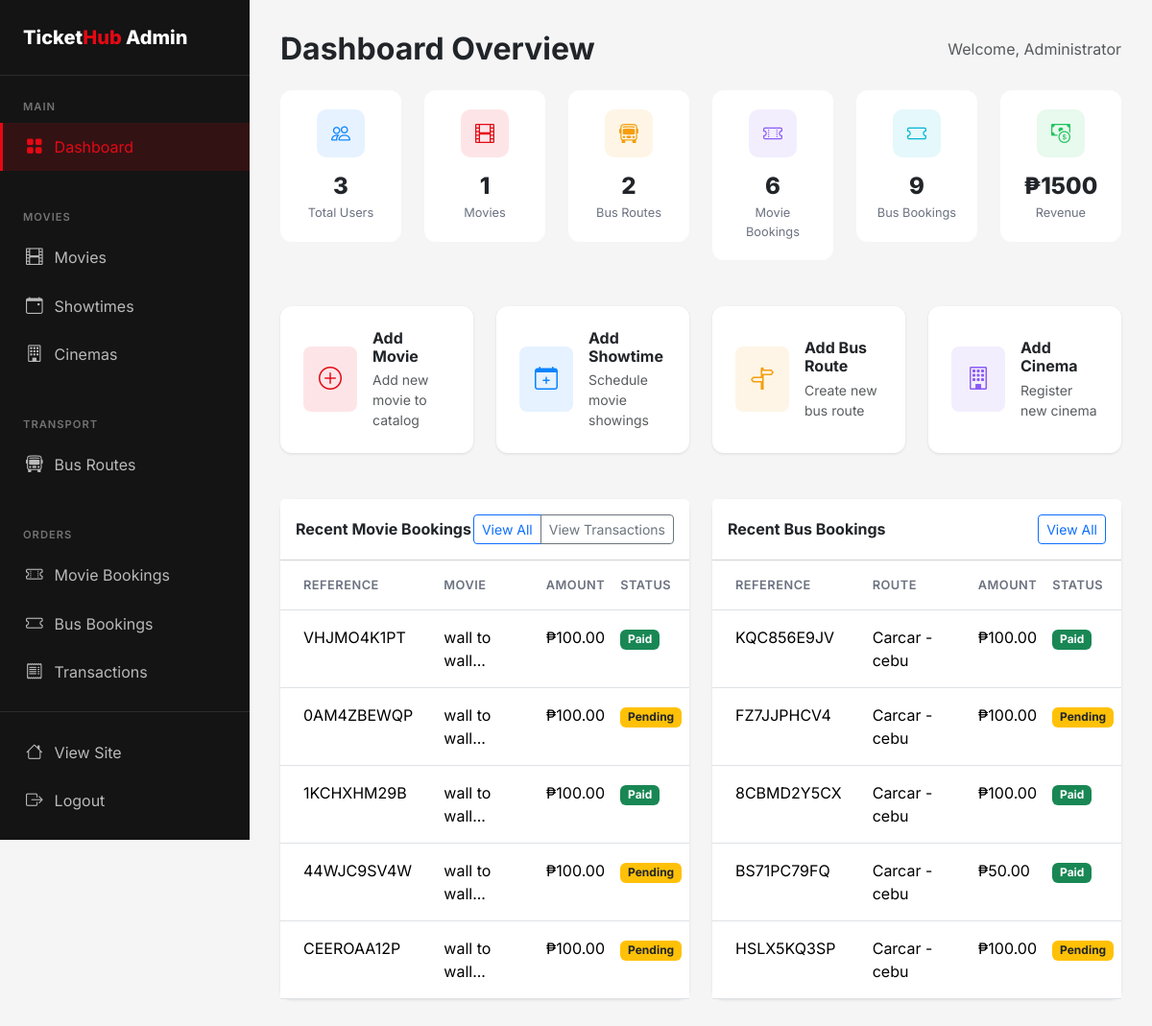
Page /admin (signed in) on the earlier database version.
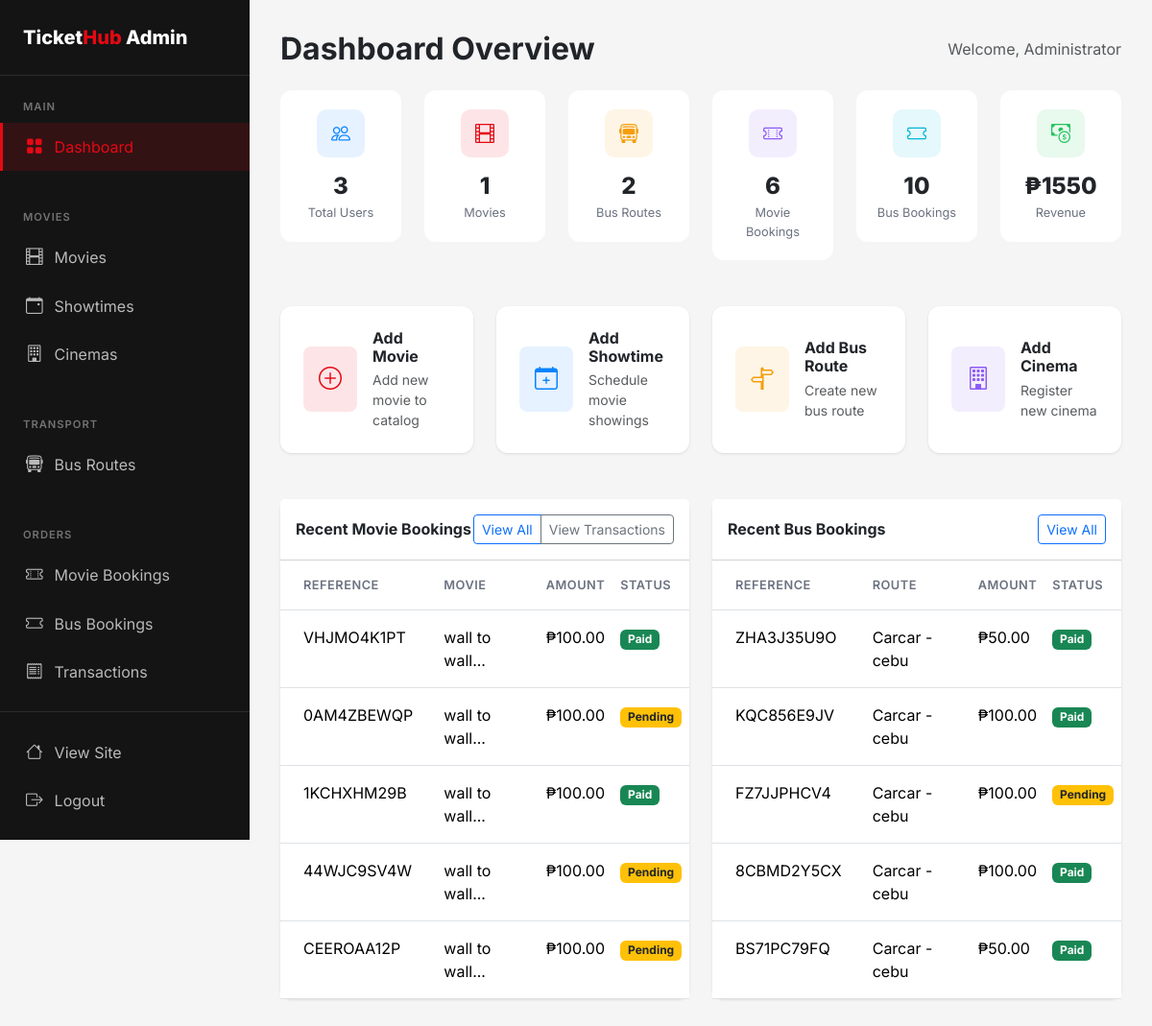
Same page on the later database version.
### flask_app/app.py (models this page shows, shortened)
class User(UserMixin, db.Model):
    id = db.Column(db.Integer, primary_key=True)
    email = db.Column(db.String(120), unique=True, nullable=False)
    password_hash = db.Column(db.String(256), nullable=False)
    name = db.Column(db.String(100), nullable=False)
    phone = db.Column(db.String(20))
    is_admin = db.Column(db.Boolean, default=False)
    created_at = db.Column(db.DateTime, default=datetime.utcnow)
    movie_bookings = db.relationship('MovieBooking', backref='user', lazy=True)
    bus_bookings = db.relationship('BusBooking', backref='user', lazy=True)

class MovieBooking(db.Model):
    id = db.Column(db.Integer, primary_key=True)
    user_id = db.Column(db.Integer, db.ForeignKey('user.id'), nullable=False)
    showtime_id = db.Column(db.Integer, db.ForeignKey('showtime.id'), nullable=False)
    num_tickets = db.Column(db.Integer, nullable=False)
    seat_numbers = db.Column(db.String(200))
    total_amount = db.Column(db.Float, nullable=False)
    payment_status = db.Column(db.String(20), default='pending')  # pending, completed, failed, refunded
    payment_method = db.Column(db.String(20))     # 'card', 'gcash', 'paymaya', 'paypal'
    payment_reference = db.Column(db.String(255)) # PayMongo source/payment id
    booking_reference = db.Column(db.String(20), unique=True)
    created_at = db.Column(db.DateTime, default=datetime.utcnow)

class Movie(db.Model):
    id = db.Column(db.Integer, primary_key=True)
    title = db.Column(db.String(200), nullable=False)
    description = db.Column(db.Text)
    genre = db.Column(db.String(100))
    duration = db.Column(db.Integer)  # in minutes
    rating = db.Column(db.String(10))  # PG, PG-13, R, etc.
    poster_image = db.Column(db.String(255))
    trailer_url = db.Column(db.String(255))
    release_date = db.Column(db.Date)
    is_active = db.Column(db.Boolean, default=True)
    created_at = db.Column(db.DateTime, default=datetime.utcnow)
    showtimes = db.relationship('Showtime', backref='movie', lazy=True, cascade='all, delete-orphan')

class BusBooking(db.Model):
    id = db.Column(db.Integer, primary_key=True)
    user_id = db.Column(db.Integer, db.ForeignKey('user.id'), nullable=False)
    schedule_id = db.Column(db.Integer, db.ForeignKey('bus_schedule.id'), nullable=False)
    num_tickets = db.Column(db.Integer, nullable=False)
    seat_numbers = db.Column(db.String(200))
    passenger_names = db.Column(db.Text)
    total_amount = db.Column(db.Float, nullable=False)
    payment_status = db.Column(db.String(20), default='pending')  # pending, completed, failed, refunded
    payment_method = db.Column(db.String(20))     # 'card', 'gcash', 'paymaya', 'paypal'
    payment_reference = db.Column(db.String(255)) # PayMongo source/payment id
    booking_reference = db.Column(db.String(20), unique=True)
    created_at = db.Column(db.DateTime, default=datetime.utcnow)

class BusRoute(db.Model):
    id = db.Column(db.Integer, primary_key=True)
    origin = db.Column(db.String(100), nullable=False)
    destination = db.Column(db.String(100), nullable=False)
    bus_operator = db.Column(db.String(100))
    bus_type = db.Column(db.String(50))  # AC, Non-AC, Sleeper, etc.
    departure_time = db.Column(db.Time, nullable=False)
    arrival_time = db.Column(db.Time, nullable=False)
    duration = db.Column(db.String(50))
    price = db.Column(db.Float, nullable=False)
    total_seats = db.Column(db.Integer, default=40)
    amenities = db.Column(db.String(255))  # WiFi, Charging, etc.
    is_active = db.Column(db.Boolean, default=True)
    schedules = db.relationship('BusSchedule', backref='route', lazy=True)

### flask_app/app.py (the view)
@app.route('/admin')
@login_required
@admin_required
def admin_dashboard():
    completed_statuses = ['completed', 'paid']
    movie_count = MovieBooking.query.filter(MovieBooking.payment_status.in_(completed_statuses)).count()
    bus_count = BusBooking.query.filter(BusBooking.payment_status.in_(completed_statuses)).count()
    movie_revenue = sum([b.total_amount for b in MovieBooking.query.filter(MovieBooking.payment_status.in_(completed_statuses)).all()])
    bus_revenue = sum([b.total_amount for b in BusBooking.query.filter(BusBooking.payment_status.in_(completed_statuses)).all()])
    stats = {
        'total_users': User.query.count(),
        'total_movies': Movie.query.count(),
        'total_bus_routes': BusRoute.query.count(),
        'movie_bookings': movie_count,
        'bus_bookings': bus_count,
        'total_revenue': float(movie_revenue + bus_revenue)
    }
    recent_movie_bookings = MovieBooking.query.order_by(MovieBooking.created_at.desc()).limit(5).all()
    recent_bus_bookings = BusBooking.query.order_by(BusBooking.created_at.desc()).limit(5).all()
    return render_template('admin/dashboard.html', stats=stats,
                         recent_movie_bookings=recent_movie_bookings,
                         recent_bus_bookings=recent_bus_bookings)

### flask_app/templates/admin/dashboard.html (shortened to what this page needs)
{% extends 'admin/base.html' %}
{% block admin_content %}
<div class="d-flex justify-content-between align-items-center mb-4">
    <h2 class="fw-bold mb-0">Dashboard Overview</h2>
    <span class="text-muted">Welcome, {{ current_user.name }}</span>
</div>
<div class="row g-4 mb-5">
    <div class="col-md-6 col-lg-4 col-xl-2">
        <div class="stat-card">
            <div class="stat-icon" style="background: rgba(10, 132, 255, 0.1);">
                <i class="bi bi-people" style="color: var(--secondary);"></i>
            </div>
            <div class="stat-value">{{ stats.total_users }}</div>
            <div class="stat-label">Total Users</div>
        </div>
    </div>
    <div class="col-md-6 col-lg-4 col-xl-2">
        <div class="stat-card">
            <div class="stat-icon" style="background: rgba(229, 9, 20, 0.1);">
                <i class="bi bi-film" style="color: var(--primary);"></i>
            </div>
            <div class="stat-value">{{ stats.total_movies }}</div>
            <div class="stat-label">Movies</div>
        </div>
    </div>
    <div class="col-md-6 col-lg-4 col-xl-2">
        <div class="stat-card">
            <div class="stat-icon" style="background: rgba(245, 158, 11, 0.1);">
                <i class="bi bi-bus-front" style="color: #F59E0B;"></i>
            </div>
            <div class="stat-value">{{ stats.total_bus_routes }}</div>
            <div class="stat-label">Bus Routes</div>
        </div>
    </div>
    <div class="col-md-6 col-lg-4 col-xl-2">
        <div class="stat-card">
            <div class="stat-icon" style="background: rgba(139, 92, 246, 0.1);">
                <i class="bi bi-ticket-perforated" style="color: #8B5CF6;"></i>
            </div>
            <div class="stat-value">{{ stats.movie_bookings }}</div>
            <div class="stat-label">Movie Bookings</div>
        </div>
    </div>
    <div class="col-md-6 col-lg-4 col-xl-2">
        <div class="stat-card">
            <div class="stat-icon" style="background: rgba(6, 182, 212, 0.1);">
                <i class="bi bi-ticket" style="color: #06B6D4;"></i>
            </div>
            <div class="stat-value">{{ stats.bus_bookings }}</div>
            <div class="stat-label">Bus Bookings</div>
        </div>
    </div>
    <div class="col-md-6 col-lg-4 col-xl-2">
        <div class="stat-card">
            <div class="stat-icon" style="background: rgba(34, 197, 94, 0.1);">
                <i class="bi bi-cash-coin" style="color: #22C55E;"></i>
            </div>
            <div class="stat-value">₱{{ "%.0f"|format(stats.total_revenue) }}</div>
            <div class="stat-label">Revenue</div>
        </div>
    </div>
</div>
<div class="row g-4 mb-5">
    <div class="col-md-6 col-lg-3">
        <a href="{{ url_for('admin_add_movie') }}" class="card text-decoration-none h-100">
            <div class="card-body d-flex align-items-center gap-3 p-4">
                <div class="rounded-3 p-3" style="background: rgba(229, 9, 20, 0.1);">
                    <i class="bi bi-plus-circle" style="font-size: 1.5rem; color: var(--primary);"></i>
                </div>
                <div>
                    <h6 class="fw-bold mb-1 text-dark">Add Movie</h6>
                    <p class="text-muted small mb-0">Add new movie to catalog</p>
                </div>
            </div>
        </a>
    </div>
    <div class="col-md-6 col-lg-3">
        <a href="{{ url_for('admin_add_showtime') }}" class="card text-decoration-none h-100">
            <div class="card-body d-flex align-items-center gap-3 p-4">
                <div class="rounded-3 p-3" style="background: rgba(10, 132, 255, 0.1);">
                    <i class="bi bi-calendar-plus" style="font-size: 1.5rem; color: var(--secondary);"></i>
                </div>
                <div>
                    <h6 class="fw-bold mb-1 text-dark">Add Showtime</h6>
                    <p class="text-muted small mb-0">Schedule movie showings</p>
                </div>
            </div>
        </a>
    </div>
    <div class="col-md-6 col-lg-3">
        <a href="{{ url_for('admin_add_bus_route') }}" class="card text-decoration-none h-100">
            <div class="card-body d-flex align-items-center gap-3 p-4">
                <div class="rounded-3 p-3" style="background: rgba(245, 158, 11, 0.1);">
                    <i class="bi bi-signpost-split" style="font-size: 1.5rem; color: #F59E0B;"></i>
                </div>
                <div>
                    <h6 class="fw-bold mb-1 text-dark">Add Bus Route</h6>
                    <p class="text-muted small mb-0">Create new bus route</p>
                </div>
            </div>
        </a>
    </div>
    <div class="col-md-6 col-lg-3">
        <a href="{{ url_for('admin_add_cinema') }}" class="card text-decoration-none h-100">
            <div class="card-body d-flex align-items-center gap-3 p-4">
                <div class="rounded-3 p-3" style="background: rgba(139, 92, 246, 0.1);">
                    <i class="bi bi-building" style="font-size: 1.5rem; color: #8B5CF6;"></i>
                </div>
                <div>
                    <h6 class="fw-bold mb-1 text-dark">Add Cinema</h6>
                    <p class="text-muted small mb-0">Register new cinema</p>
                </div>
            </div>
        </a>
    </div>
</div>
<div class="row g-4">
    <div class="col-lg-6">
        <div class="card h-100">
            <div class="card-header bg-white d-flex justify-content-between align-items-center py-3">
                <h6 class="fw-bold mb-0">Recent Movie Bookings</h6>
                <div class="btn-group">
                    <a href="{{ url_for('admin_movie_bookings') }}" class="btn btn-sm btn-outline-primary">View All</a>
                    <a href="{{ url_for('admin_transactions') }}" class="btn btn-sm btn-outline-secondary">View Transactions</a>
                </div>
            </div>
            <div class="card-body p-0">
                {% if recent_movie_bookings %}
                    <div class="table-responsive">
                        <table class="table table-hover mb-0">
                            <thead class="bg-light">
                                <tr>
                                    <th class="px-4 py-3">Reference</th>
                                    <th class="py-3">Movie</th>
                                    <th class="py-3">Amount</th>
                                    <th class="py-3">Status</th>
                                </tr>
                            </thead>
                            <tbody>
                                {% for booking in recent_movie_bookings %}
                                <tr>
                                    <td class="px-4 py-3">{{ booking.booking_reference }}</td>
                                    <td class="py-3">{{ booking.showtime.movie.title[:20] }}...</td>
                                    <td class="py-3">₱{{ "%.2f"|format(booking.total_amount) }}</td>
                                    <td class="py-3">
                                        {% if booking.payment_status in ['completed','paid'] %}
                                            <span class="badge bg-success">Paid</span>
                                        {% else %}
                                            <span class="badge bg-warning text-dark">Pending</span>
                                        {% endif %}
                                    </td>
                                </tr>
                                {% endfor %}
                            </tbody>
                        </table>
                    </div>
                {% else %}
                    <div class="text-center py-4">
                        <p class="text-muted mb-0">No movie bookings yet</p>
                    </div>
                {% endif %}
            </div>
        </div>
    </div>
    <div class="col-lg-6">
        <div class="card h-100">
            <div class="card-header bg-white d-flex justify-content-between align-items-center py-3">
                <h6 class="fw-bold mb-0">Recent Bus Bookings</h6>
                <a href="{{ url_for('admin_bus_bookings') }}" class="btn btn-sm btn-outline-primary">View All</a>
            </div>
            <div class="card-body p-0">
                {% if recent_bus_bookings %}
                    <div class="table-responsive">
                        <table class="table table-hover mb-0">
                            <thead class="bg-light">
                                <tr>
                                    <th class="px-4 py-3">Reference</th>
                                    <th class="py-3">Route</th>
                                    <th class="py-3">Amount</th>
                                    <th class="py-3">Status</th>
                                </tr>
                            </thead>
                            <tbody>
                                {% for booking in recent_bus_bookings %}
                                <tr>
                                    <td class="px-4 py-3">{{ booking.booking_reference }}</td>
                                    <td class="py-3">{{ booking.schedule.route.origin }} - {{ booking.schedule.route.destination }}</td>
                                    <td class="py-3">₱{{ "%.2f"|format(booking.total_amount) }}</td>
                                    <td class="py-3">
                                        {% if booking.payment_status in ['completed','paid'] %}
                                            <span class="badge bg-success">Paid</span>
                                        {% else %}
                                            <span class="badge bg-warning text-dark">Pending</span>
                                        {% endif %}
                                    </td>
                                </tr>
                                {% endfor %}
                            </tbody>
                        </table>
                    </div>
                {% else %}
                    <div class="text-center py-4">
                        <p class="text-muted mb-0">No bus bookings yet</p>
                    </div>
                {% endif %}
            </div>
        </div>
    </div>
</div>
{% endblock %}

Differences in the rows shown:
no longer on this page (row unchanged): BusBooking: booking_reference "HSLX5KQ3SP", schedule.route.origin "Carcar", schedule.route.destination "cebu", total_amount "100.00", payment_status "Pending"
added BusBooking: booking_reference "ZHA3J35U9O", schedule.route.origin "Carcar", schedule.route.destination "cebu", total_amount "50.00", payment_status "Paid"
Other differences:
{{ stats.bus_bookings }}: "9" → "10"
{{ "%.0f"|format(stats.total_revenue) }}: "1500" → "1550"
